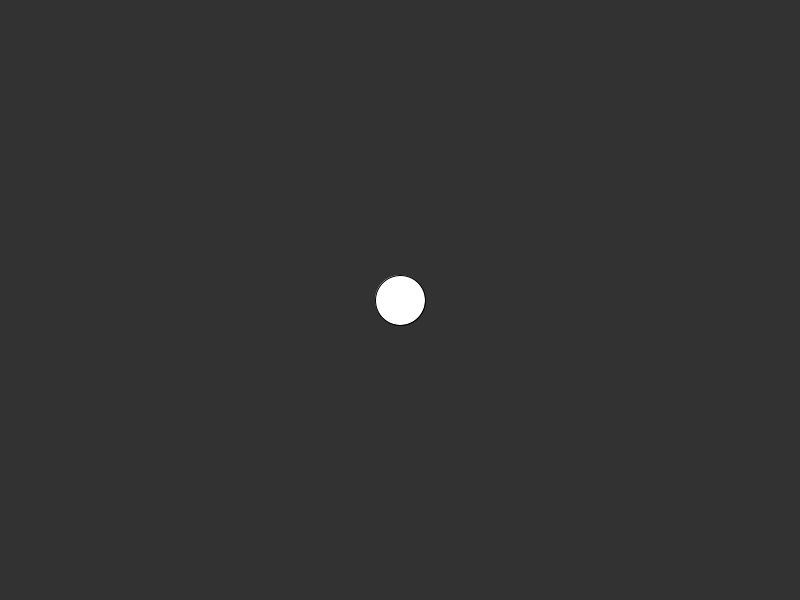
Frame 1 (no input)
Frame 60 (the mouse pressed at the canvas centre just before this capture): identical to frame 1, image omitted
Frame 120 (the mouse held since frame 60 and released just before this capture): identical to frame 1, image omitted

The Processing sketch that drew this single still picture (run headless with seeded random() and noise(); from frame 60 on, the mouse is pressed at the canvas centre):

// Processing sketch: wasd
// ── wasd.pde
PVector pos = new PVector(400,300);




void setup(){
  size(800,600);
}
void draw(){
  background(50);
  circle(pos.x,pos.y,50);
}
void keyPressed(){
  if(key == 'w'){
    pos.y -= 10;
  }
  if(key == 's'){
    pos.y += 10;
  }
  if(key == 'a'){
    pos.x -= 10;
  }
  if(key == 'd'){
   pos.x += 10;
  }
  
}
